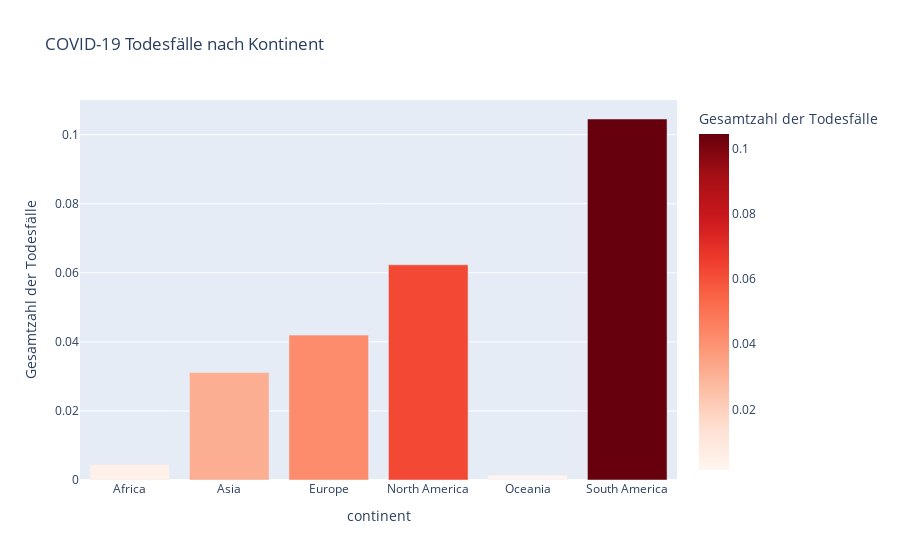

Notebook cell for this chart:
### Code cell
# Interaktiven Barplot erstellen
fig = px.bar(total_deaths_by_continent, 
             x='continent', 
             y='total_deaths', 
             title='COVID-19 Todesfälle nach Kontinent',
             labels={'total_deaths': 'Gesamtzahl der Todesfälle'},
             color='total_deaths',
             color_continuous_scale=px.colors.sequential.Reds)

# Grafik anzeigen
fig.show()

### Figure 1 — Plotly figure (JSON) as saved in the notebook; plotly's stock layout.template omitted (floating-point values rounded to 4 significant figures)
{"data": [{"alignmentgroup": "True", "hovertemplate": "continent=%{x}<br>Gesamtzahl der Todesfälle=%{marker.color}<extra></extra>", "legendgroup": "", "marker": {"color": [0.004448, 0.03113, 0.04196, 0.06232, 0.001368, 0.1045], "coloraxis": "coloraxis", "pattern": {"shape": ""}}, "name": "", "offsetgroup": "", "orientation": "v", "showlegend": false, "textposition": "auto", "type": "bar", "x": ["Africa", "Asia", "Europe", "North America", "Oceania", "South America"], "xaxis": "x", "y": [0.004448, 0.03113, 0.04196, 0.06232, 0.001368, 0.1045], "yaxis": "y"}], "layout": {"barmode": "relative", "coloraxis": {"colorbar": {"title": {"text": "Gesamtzahl der Todesfälle"}}, "colorscale": [[0, "rgb(255,245,240)"], [0.125, "rgb(254,224,210)"], [0.25, "rgb(252,187,161)"], [0.375, "rgb(252,146,114)"], [0.5, "rgb(251,106,74)"], [0.625, "rgb(239,59,44)"], [0.75, "rgb(203,24,29)"], [0.875, "rgb(165,15,21)"], [1, "rgb(103,0,13)"]]}, "legend": {"tracegroupgap": 0}, "title": {"text": "COVID-19 Todesfälle nach Kontinent"}, "xaxis": {"anchor": "y", "domain": [0, 1], "title": {"text": "continent"}}, "yaxis": {"anchor": "x", "domain": [0, 1], "title": {"text": "Gesamtzahl der Todesfälle"}}}}
